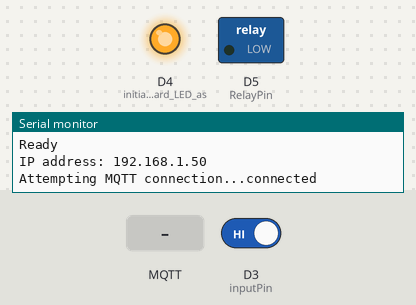
A sketch run on a simulated ESP8266 (NodeMCU). Parts: switched loads named in the sketch (green lamp = pin HIGH), output pins drawn as LEDs (lit = HIGH), the last lines printed to the serial monitor. Inputs (shaded band) come from the test bench; at power-on: D3 (inputPin) HIGH. WiFi joins after 1.5 s; servers stay silent unless stated; EEPROM starts erased; no MQTT or app messages arrive unless stated.

Above: at 2.7 s.
2.8 s: MQTT message "true" arrives on the first subscribed topic
At 4.0 s:
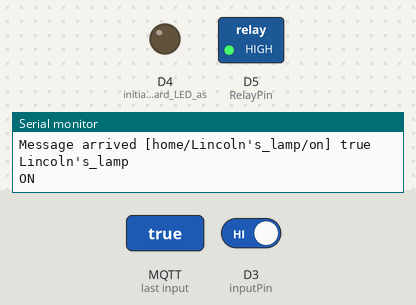
4.3 s: D3 (inputPin) driven LOW
At 7.1 s:
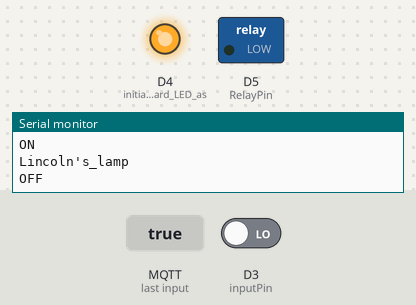
7.3 s: D3 (inputPin) driven HIGH
At 8.1 s:
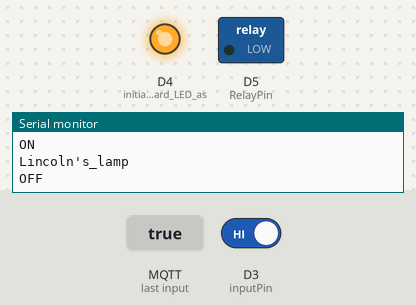
Timing chart, 0 to 10.3 s (numbered marks = the images above; inputs shaded):
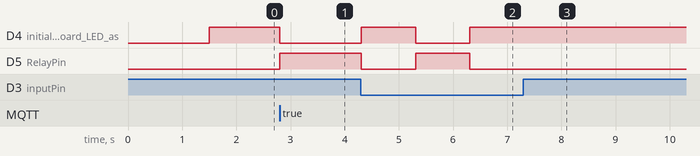

The sketch:

Lamp_ESP8266.ino
```cpp
// (licence header left out)
#include <ESP8266WebServer.h>
#include <PubSubClient.h>
#include <ESP8266mDNS.h>
#include <WiFiManager.h>
#include <ESP8266WiFi.h>
#include <ArduinoOTA.h>
#include <WiFiUdp.h>
#include <EEPROM.h>

// Update these with values suitable for your network and device
const char* mqtt_server = "192.168.0.32";
const char* device = "Lincoln's_lamp";

WiFiClient espClient;
PubSubClient client(espClient);
long lastMsg = 0;
char msg[50];
char x;
int value = 0;
int Last_State = 0;
int addr = 0;
int inputPin  = D3; //Hardware button for local switching (If You Use another pin please add 10K pull up)
int RelayPin = D5; //Relay pin
String content = "";
String prefix = "home/";
String On ="/on";
String Brightness = "/brightness";
String Hue = "/hue";
String Saturation = "/sat";
String On_Topic = "";
String Brightness_Topic = "";
String Hue_Topic = "";
String Saturation_Topic ="";

void callback(char* topic, byte* payload, unsigned int length) {
 //Debug
  Serial.print("Message arrived [");
  Serial.print(topic);
  Serial.print("] ");
  for (int i = 0; i < length; i++) {
    x =  ((char)payload[i]);
    content.concat(x);
  }
  Serial.println(content);
  //Debug

  if (strcmp(topic,On_Topic.c_str())==0 && content == "true") {
    Serial.println(device);
    Serial.println("ON");
    EEPROM.write(addr, '1');
    EEPROM.commit();
    // Anything added here before the } will be run when the right device and the on function is recieved
    digitalWrite(BUILTIN_LED, LOW);  // turn on LED with voltage LOW
    digitalWrite(RelayPin, HIGH); // turn on Relay with voltage HIGH
  }
  if (strcmp(topic,On_Topic.c_str())==0 && content == "false") {
    Serial.println(device);
    Serial.println("OFF");
    EEPROM.write(addr, '0');
    EEPROM.commit();
    // Anything added here before the } will be run when the right device and the off function is recieved
    digitalWrite(BUILTIN_LED, HIGH);  // turn off LED with voltage HIGH
    digitalWrite(RelayPin, LOW); // turn off Relay with voltage LOW
  }
  if (strcmp(topic,Brightness_Topic.c_str())==0) {

  }
  if (strcmp(topic,Hue_Topic.c_str())==0) {

  }
  if (strcmp(topic,Saturation_Topic.c_str())==0) {

  }
  content = "";
}

void reconnect() {
  // Loop until we're reconnected
  while (!client.connected()) {
    Serial.print("Attempting MQTT connection...");
    // Attempt to connect
    if (client.connect("ESP8266Client")) {
      Serial.println("connected");
      // Once connected, publish an announcement...
      client.publish("outTopic", "hello world");
      // ... and resubscribe
      client.subscribe(On_Topic.c_str());
      client.subscribe(Brightness_Topic.c_str());
      client.subscribe(Hue_Topic.c_str());
      client.subscribe(Saturation_Topic.c_str());
    } else {
      Serial.print("failed, rc=");
      Serial.print(client.state());
      Serial.println(" try again in 5 seconds");
      // Wait 5 seconds before retrying
      delay(5000);
    }
  }
}

void setup() {

  //Serial Setup
  Serial.begin(115200);
  Serial.println("Booting");

  //WiFi setup
  WiFiManager wifiManager;
  wifiManager.autoConnect(device);

  //MQTT Subscibing Channels construction
  On_Topic = prefix + device + On;
  Brightness_Topic = prefix + device + Brightness;
  Hue_Topic = prefix + device + Hue;
  Saturation_Topic = prefix + device + Saturation;

  //Setup EEPROM and pins
  EEPROM.begin(512);
  pinMode(inputPin, INPUT);
  pinMode(BUILTIN_LED, OUTPUT);  // initialize onboard LED as output
  pinMode(RelayPin, OUTPUT);  // initialize Relay pin as output
  digitalWrite(BUILTIN_LED, HIGH); //eleminates flicker
  digitalWrite(RelayPin, LOW); // turn on Relay with voltage HIGH

  // Check the last state in eeprom and set lamp accordingly
  if (char(EEPROM.read(addr)) == '1') {
    digitalWrite(BUILTIN_LED, LOW);  // turn on LED with voltage LOW
    digitalWrite(RelayPin, HIGH); // turn on Relay with voltage HIGH
  }
    else {
    digitalWrite(BUILTIN_LED, HIGH);  // turn off LED and RELAY with voltage HIGH
    digitalWrite(RelayPin, LOW); // turn off Relay with voltage LOW
  }

  //OTA Configuartion
  ArduinoOTA.setHostname(device);
  client.setServer(mqtt_server, 1883);
  client.setCallback(callback);
  ArduinoOTA.onStart([]() {
    Serial.println("Start");
  });
  ArduinoOTA.onEnd([]() {
    Serial.println("\nEnd");
  });
  ArduinoOTA.onProgress([](unsigned int progress, unsigned int total) {
    Serial.printf("Progress: %u%%\r", (progress / (total / 100)));
  });
  ArduinoOTA.onError([](ota_error_t error) {
    Serial.printf("Error[%u]: ", error);
    if (error == OTA_AUTH_ERROR) Serial.println("Auth Failed");
    else if (error == OTA_BEGIN_ERROR) Serial.println("Begin Failed");
    else if (error == OTA_CONNECT_ERROR) Serial.println("Connect Failed");
    else if (error == OTA_RECEIVE_ERROR) Serial.println("Receive Failed");
    else if (error == OTA_END_ERROR) Serial.println("End Failed");
  });
  ArduinoOTA.begin();
  Serial.println("Ready");
  Serial.print("IP address: ");
  Serial.println(WiFi.localIP());
}


void loop() {

  ArduinoOTA.handle();

  if (!client.connected()) {
    reconnect();
  }
  client.loop();

  //This allows the lamp to be turned on and off localy with a button
  if (digitalRead(inputPin) == LOW && char(EEPROM.read(addr)) == '0') {
    Serial.println(device);
    Serial.println("ON");
    EEPROM.write(addr, '1');
    EEPROM.commit();
    client.publish(On_Topic.c_str(), "true");
    digitalWrite(BUILTIN_LED, LOW);  // turn on LED and RELAY with voltage LOW
    digitalWrite(RelayPin, HIGH); // turn on Relay with voltage HIGH
    delay(1000);
  }

  if (digitalRead(inputPin) == LOW && char(EEPROM.read(addr)) == '1') {
    Serial.println(device);
    Serial.println("OFF");
    EEPROM.write(addr, '0');
    EEPROM.commit();
    client.publish(On_Topic.c_str(), "false");
    digitalWrite(BUILTIN_LED, HIGH);  // turn off LED with voltage HIGH
    digitalWrite(RelayPin, LOW); // turn off Relay with voltage LOW
    delay(1000);
  }

}
```

Measured:
- after the input at 2.8 s, D4 (initialize_onboard_LED_as): HIGH → LOW at once; D5 (RelayPin): LOW → HIGH at once
- after the input at 4.3 s, D4 (initialize_onboard_LED_as): LOW → HIGH at once, → LOW 1.0 s later, → HIGH 1.0 s later; D5 (RelayPin): HIGH → LOW at once, → HIGH 1.0 s later, → LOW 1.0 s later
- after the input at 7.3 s, D4 (initialize_onboard_LED_as): stops changing and stays HIGH; D5 (RelayPin): stops changing and stays LOW
